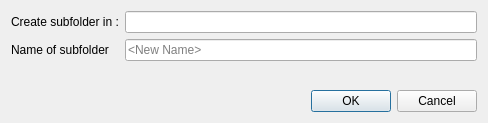
<?xml version="1.0" encoding="UTF-8"?>
<ui version="4.0">
 <class>MkdirWindow</class>
 <widget class="QDialog" name="MkdirWindow">
  <property name="geometry">
   <rect>
    <x>0</x>
    <y>0</y>
    <width>488</width>
    <height>123</height>
   </rect>
  </property>
  <property name="windowTitle">
   <string>Make Directory</string>
  </property>
  <property name="windowIcon">
   <iconset resource="images.qrc">
    <normaloff>:/imgs/folder.png</normaloff>:/imgs/folder.png</iconset>
  </property>
  <layout class="QVBoxLayout" name="verticalLayout">
   <item>
    <layout class="QFormLayout" name="formLayout">
     <item row="0" column="0">
      <widget class="QLabel" name="label">
       <property name="text">
        <string>Create subfolder in :</string>
       </property>
      </widget>
     </item>
     <item row="0" column="1">
      <widget class="QLineEdit" name="lineEdit_parentFolder">
       <property name="readOnly">
        <bool>true</bool>
       </property>
      </widget>
     </item>
     <item row="1" column="0">
      <widget class="QLabel" name="label_2">
       <property name="text">
        <string>Name of subfolder</string>
       </property>
      </widget>
     </item>
     <item row="1" column="1">
      <widget class="QLineEdit" name="lineEdit_newFolder">
       <property name="placeholderText">
        <string>&lt;New Name&gt;</string>
       </property>
      </widget>
     </item>
    </layout>
   </item>
   <item>
    <widget class="QDialogButtonBox" name="buttonBox">
     <property name="orientation">
      <enum>Qt::Horizontal</enum>
     </property>
     <property name="standardButtons">
      <set>QDialogButtonBox::Cancel|QDialogButtonBox::Ok</set>
     </property>
    </widget>
   </item>
  </layout>
 </widget>
 <resources>
  <include location="images.qrc"/>
 </resources>
 <connections>
  <connection>
   <sender>buttonBox</sender>
   <signal>accepted()</signal>
   <receiver>MkdirWindow</receiver>
   <slot>accept()</slot>
   <hints>
    <hint type="sourcelabel">
     <x>248</x>
     <y>254</y>
    </hint>
    <hint type="destinationlabel">
     <x>157</x>
     <y>274</y>
    </hint>
   </hints>
  </connection>
  <connection>
   <sender>buttonBox</sender>
   <signal>rejected()</signal>
   <receiver>MkdirWindow</receiver>
   <slot>reject()</slot>
   <hints>
    <hint type="sourcelabel">
     <x>316</x>
     <y>260</y>
    </hint>
    <hint type="destinationlabel">
     <x>286</x>
     <y>274</y>
    </hint>
   </hints>
  </connection>
 </connections>
</ui>
